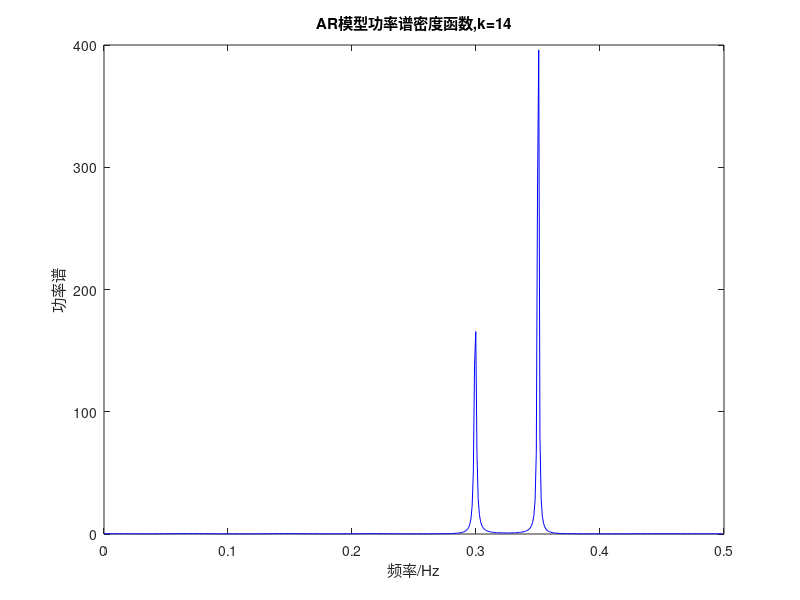

This chart was generated by the following MATLAB code:
%%
%start
clear
clc
load noise.mat
A1=1.5;
A2=2;
A3=0.4;
f1=0.3;
f2=0.35;
N=1024;
fs=1;
F0=f2-f1;
T=1/F0;
t=0:1:N-1;
x=A1*cos(2*pi*f1*t)+A2*cos(2*pi*f2*t)+A3*noise(t+1);%这里noise中的序列标号要加一，不然报错
%%
%calculate
[a,e,rc]=aryule(x,14);
e
[h2,w2]=freqz(1,a);
P=e*abs(h2).^2;
%%
%pic
plot(w2*fs/(2*pi),P,'b'); title('AR模型功率谱密度函数,k=14');xlabel('频率/Hz');ylabel('功率谱');